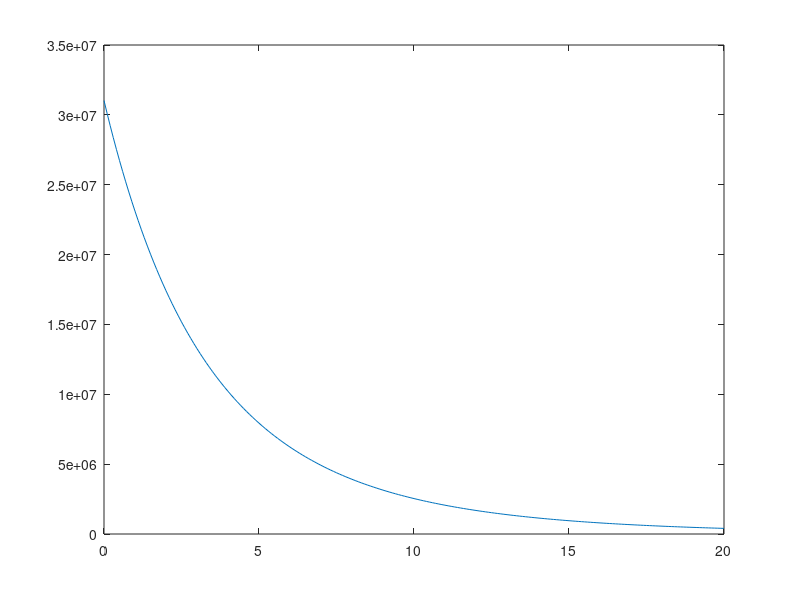

Write the MATLAB code that produced this figure.
%% Pressure in Tank over time 
% Citation: http://carbon.ucdenver.edu/~swelch/me5161/quasi_one_dimensional_flow_examples.pdf
% Citation: http://www.osti.gov/scitech/servlets/purl/786430-dbaImH/webviewable/
% Assume (a) Isentropic and (b) Isothermal to determine
% the decrease in tank pressure over time

% Gas Constants
k = 1.4;
R = 297;
% Initial Conditions
Pi = 3.1026e+7; % Pascals
Ti = 300; % K
% Tank conditions
V = 0.06737;
% Nozzle Conditions
At = (4.750/1000)^2*pi;
% Isentropic ratio
gamma = k*(2/(k+1))^((k+1)/(2*(k-1)));

%% Time relationships
P0 = @(t)Pi./(1+(k-1)/(2*k)*(k*R*Ti)^(1/2)*gamma*(At/V)*t).^(2*k/(k-1));
T0 = @(t) Ti*(P0(t)/Pi).^((k-1)/k);
mdot = @(t) gamma*At*P0(t)./sqrt(k*R*T0(t));
Me = @(t)V*Pi^((k-1)/k)./(R*Ti)*P0(t).^(1/k);

t = 0:0.1:20;
plot(t, P0(t));